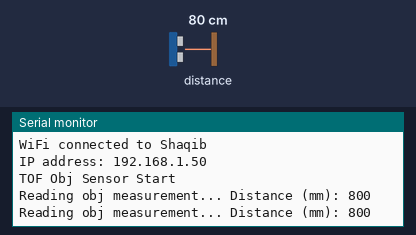
The program below on a simulated ESP8266 (NodeMCU). On the bench: the last lines printed to the serial monitor. The test bench sets the inputs (shaded band); at power-on: distance to the obstacle 80 cm. WiFi joins after 1.5 s; servers stay silent unless stated.

Above: at 4.8 s.
4.9 s: distance to the obstacle set to 2 cm
At 6.4 s:
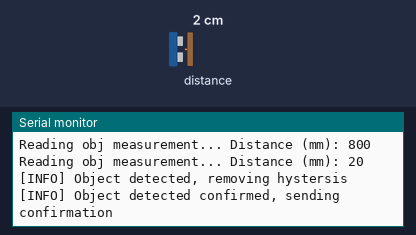
7.3 s: distance to the obstacle set to 250 cm
At 8.8 s:
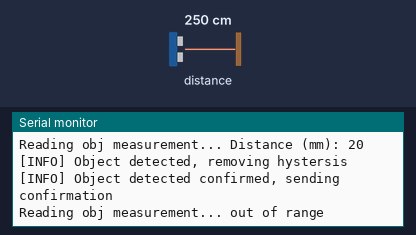

Measured:
- after the input at 4.9 s, the serial monitor: prints a new line after 0.77 s (image 1)
- after the input at 7.3 s, the serial monitor: prints a new line after 0.64 s (image 2)

The program:

main.cpp
```cpp
#include <Arduino.h>
#include <ArduinoJson.h>
#include <Adafruit_VL53L0X.h>
#include <ESP8266WiFi.h>
#include <ESP8266HTTPClient.h>
#include <PubSubClient.h>
#include <SPI.h>
#include <Wire.h>

#include <ESP8266mDNS.h>
#include <WiFiUdp.h>
#include <ArduinoOTA.h>

#include <Servo.h>

#define SSID "Shaqib"
//#define SSID "Hotspot"
#define PASSWORD "12345678"

// Get the chipid
uint32_t chipId = ESP.getChipId();

// Enable Over the Air Upgrades
boolean enableOTA = true;

const char* mqttServer = "mr2j0vvhki1l0v.messaging.solace.cloud";
const int mqttPort = 20006;
const char* mqttUser = "solace-cloud-client";
const char* mqttPassword = "k8i4ud4otjpjmmutq02t929i40";

WiFiClient espClient;
PubSubClient client(espClient);

long lastMqttReconnectAttempt = 0;

const int ESP_BUILTIN_LED = 2;

unsigned long loopCounter = 0;

Adafruit_VL53L0X lox_obj = Adafruit_VL53L0X();
boolean obj_exists = false;

void ConnectToWifi()
{
  delay(100);
  Serial.println();
  Serial.println();
  Serial.print("Connecting to ");
  Serial.print(SSID);
  /* Explicitly set the ESP8266 to be a WiFi-client, otherwise, it by default,
  would try to act as both a client and an access-point and could cause
  network-issues with your other WiFi-devices on your WiFi-network. */
  WiFi.mode(WIFI_STA);
  WiFi.disconnect();
  Serial.println("Begin connecting to wifi");
  //start connecting to WiFi
  WiFi.begin(SSID, PASSWORD);
  //while client is not connected to WiFi keep loading
  while (WiFi.status() != WL_CONNECTED) {
      delay(500);
      Serial.print(".");
  }
  Serial.println("");
  Serial.print("WiFi connected to ");
  Serial.println(SSID);
  Serial.print("IP address: ");
  Serial.println(WiFi.localIP());
  Serial.println("");
}

// MQTT Callback
void callback(char* topic, byte* payload, unsigned int length) {

  // Make a copy of the payload
  byte message[length + 10];
  memcpy(message, payload, length);
  message[length] = '\0';

  // Make a copy of the topic
  char t[sizeof(topic) * 4];
  strncpy(t, topic, sizeof(topic) * 4);

  // Get topic name as string
  String topicString(t);
}

void setup()
{
  // put your setup code here, to run once:
  Serial.begin(115200);
  Wire.begin();

  // ESP8266
  ConnectToWifi();

  // MQTT Setup
  client.setServer(mqttServer, mqttPort);
  client.setCallback(callback);


  // TOF sensors
  // wait until serial port opens for native USB devices
  while (!Serial)
  {
  delay(1);
  }

  Serial.println("TOF Obj Sensor Start");
  if (!lox_obj.begin())
  {
  Serial.println(F("Failed to boot TOF Obj Sensor"));
  while(1);
  }

  delay(2000);
}

boolean mqttReconnect() {
  Serial.println("Connecting to MQTT...");
  char mqttClientId[40];
  sprintf(mqttClientId, "ESP8266Client%lu", chipId);

  if (client.connect(mqttClientId, mqttUser, mqttPassword, NULL, NULL, NULL, NULL, false )) {
    Serial.println("connected");
    // Subscribe to global drive commands
    // Subscription

    client.subscribe("Recycling");
    client.subscribe("Trash");
  } else {
    Serial.println("[ERROR] Not Connected");
  }
  return client.connected();
}

void loop()
{
  VL53L0X_RangingMeasurementData_t obj_measure;

  Serial.print("Reading obj measurement... ");
  lox_obj.rangingTest(&obj_measure, false); // pass in 'true' to get debug data printout!

  if (obj_measure.RangeStatus != 4)
  { // phase failures have incorrect data
  Serial.print("Distance (mm): "); Serial.println(obj_measure.RangeMilliMeter);
  }
  else
  {
  Serial.println("out of range ");
  }

  if (obj_measure.RangeMilliMeter <= 100)
  {
    Serial.println("[INFO] Object detected, removing hystersis");
    delay(100);
    if (obj_measure.RangeMilliMeter <= 100)
    {
      Serial.println("[INFO] Object detected confirmed, sending confirmation");
      char obj_string[4];
      sprintf(obj_string, "True");
      client.publish("ObjDetect", obj_string);
    }
  }

  if ((loopCounter % 200 == 0) && !client.connected()) {
    long now = millis();
    if (now - lastMqttReconnectAttempt > 5000) {
      lastMqttReconnectAttempt = now;
      // Attempt to reconnect
      if (mqttReconnect()) {
        lastMqttReconnectAttempt = 0;
      }
    }
  } else {
    // Client connected
    client.loop();
  }

  // Check for OTA Updates
  if (enableOTA && (loopCounter % 20 == 0)) {
    ArduinoOTA.handle();
  }

  if (loopCounter >= 1000) {
    loopCounter = 0;
  }

  loopCounter++;

  delay(1000);
}
```
